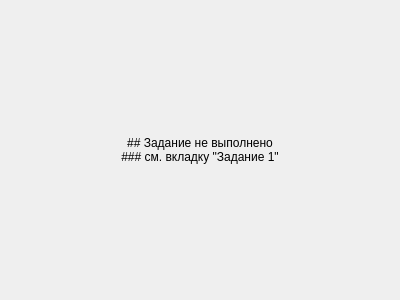
<?xml version="1.0" encoding="UTF-8"?>
<ui version="4.0">
 <class>VideoPlayer</class>
 <widget class="QWidget" name="VideoPlayer">
  <property name="geometry">
   <rect>
    <x>0</x>
    <y>0</y>
    <width>400</width>
    <height>300</height>
   </rect>
  </property>
  <property name="windowTitle">
   <string>Form</string>
  </property>
  <layout class="QGridLayout" name="gridLayout">
   <item row="0" column="0">
    <widget class="QLabel" name="label">
     <property name="text">
      <string>## Задание не выполнено
### см. вкладку &quot;Задание 1&quot;</string>
     </property>
     <property name="textFormat">
      <enum>Qt::MarkdownText</enum>
     </property>
     <property name="alignment">
      <set>Qt::AlignCenter</set>
     </property>
    </widget>
   </item>
  </layout>
 </widget>
 <resources/>
 <connections/>
</ui>
